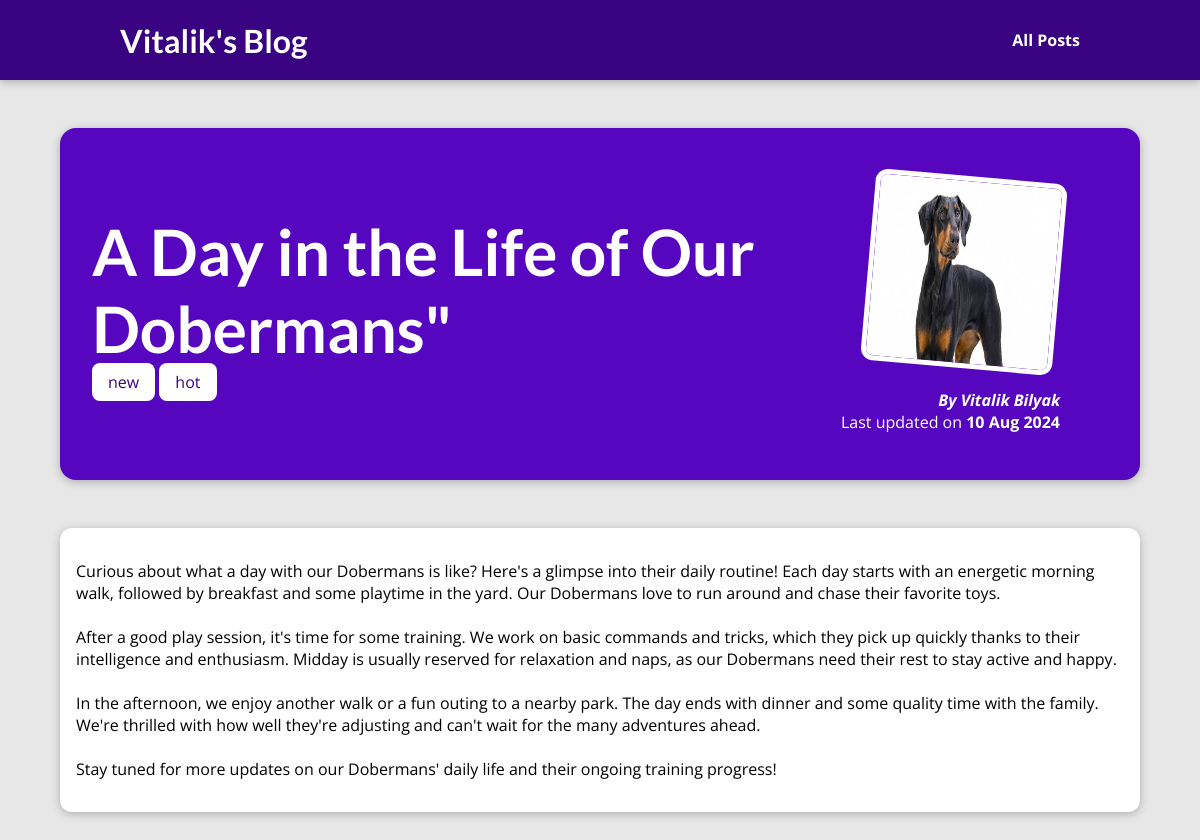
/posts/day-life-our-dobermans, run on the app's committed database.
### blog/models.py (models this page shows, shortened)
class Post(models.Model):
    title = models.CharField(max_length=150)
    excerpt = models.CharField(max_length=200)
    image_name = models.CharField(max_length=100)
    date = models.DateField(auto_now=True)
    slug = models.SlugField(unique=True, db_index=True)
    content = models.TextField(validators=[MinLengthValidator(10)])
    author = models.ForeignKey(
        Author, on_delete=models.SET_NULL, null=True,related_name="posts")
    tags = models.ManyToManyField(Tag)

class Tag(models.Model):
  caption = models.CharField(max_length=20)

class Author(models.Model):
    first_name = models.CharField(max_length=100)
    last_name = models.CharField(max_length=100)
    email_address = models.EmailField()
    def full_name(self):
        return f"{self.first_name} {self.last_name}"
    def __str__(self):
        return self.full_name()

### blog/views.py (the view)
# urls.py: path("posts/<slug:slug>", views.post_datail, name="post-datail-page")
def post_datail(request, slug):
    indentified_post= get_object_or_404(Post, slug=slug)
    return render(request, "post-detail.html" ,{
        "post": indentified_post,
        "post_tags": indentified_post.tags.all()
    })

### blog/templates/post-detail.html (shortened to what this page needs)
{% extends "base.html" %}
{% load static %}
{% block css_files %}
  <link rel="stylesheet" href="{% static "post-datail.css" %}">
{% endblock %}
{% block content %}
  <section id="summary">
    <h2>{{ post.title }}</h2>
    <div>
      {% for tag in post_tags %}
        <span class=tag>{{ tag.caption }}</span>
      {% endfor %}
    </div>
    <article>
     <img src="{% static "images/"|add:post.image_name %}" alt="{{ post.title }}">
      <address>By <a href="mailton:{{post.author.email_address }}">{{ post.author }}</a></address>
      <div>
        Last updated on <time>{{ post.date|date:'d M Y' }}</time>
      </div>
    </article>
  </section>
  <main>
    {{ post.content|linebreaks }}
  </main>
{% endblock %}

### templates/base.html (shortened to what this page needs)
{% load static %}
<!DOCTYPE html>
<html lang="en">
<head>
    <link rel="stylesheet" href="{% static "app.css" %}">
    {% block css_files %}{% endblock %}
</head>
<body>
 <header id="main-navigation">
   <h1><a href="{% url "starting-page" %}">Vitalik's Blog </a></h1>
    <nav>
      <a href="{% url "posts-page" %}">All Posts</a>
    </nav>
  </header>
   {% block content %}
   {% endblock %}
</body>
</html>

### static/app.css (style rules this page uses)
* { box-sizing: border-box; }
html { font-family: 'Open Sans', 'Lato', sans-serif; }
body { margin: 0; }
h1, h2, h3 { font-family: 'Lato', sans-serif; font-weight: bold; }
#main-navigation { width: 100%; height: 5rem; display: flex; justify-content: space-between; align-items: center; padding: 0 10%; position: absolute; top: 0; left: 0; }
#main-navigation a { text-decoration: none; color: white; font-weight: bold; }

### blog/static/post-datail.css (style rules this page uses)
body { background-color: #e7e7e7; }
#main-navigation { background-color: #390281; box-shadow: 0 2px 8px rgba(0, 0, 0, 0.25); }
#summary { margin: 8rem auto 3rem auto; padding: 2rem; width: 90%; max-width: 90rem; border-radius: 16px; background-color: #5706c0; position: relative; box-shadow: 0 2px 8px rgba(0, 0, 0, 0.25); height: 22rem; }
#summary h2 { color: white; font-size: 4rem; position: relative; z-index: 2; margin-bottom: 0.25rem; }
#summary article { position: absolute; top: 2rem; right: 3rem; padding: 1rem 2rem; border-radius: 12px; text-align: right; color: white; }
#summary article img { width: 12rem; height: 12rem; border-radius: 12px; transform: rotateZ(5deg); border: 5px solid white; margin-bottom: 1rem; z-index: 1; }
#summary address { font-weight: bold; }
#summary a { color: white; text-decoration: none; }
#summary time { font-weight: bold; }
main { width: 90%; max-width: 90rem; margin: 3rem auto; background-color: white; padding: 1rem; border-radius: 12px; box-shadow: 0 2px 8px rgba(0, 0, 0, 0.25); }
.tag { background-color: white; color: #390281; padding: 0.5rem 1rem; border-radius: 8px; width: max-content; }

### data on the page
Post: title "A Day in the Life of Our Dobermans\"", image_name (picture), author "Vitalik Bilyak", date "10 Aug 2024", content "Curious about what a day with our Dobermans is like? Here's a glimpse into their daily routine! Each day starts with an energetic morning walk, followed by breakfast and some playtime in the yard. Our Dobermans love to run around and chase their favorite toys. After a good play session, it's time for some training. We work on basic commands and tricks, which they pick up quickly thanks to their intelligence and enthusiasm. Midday is usually reserved for relaxation and naps, as our Dobermans need their rest to stay active and happy. In the afternoon, we enjoy another walk or a fun outing to a nearby park. The day ends with dinner and some quality time with the family. We're thrilled with how…"
Tag: caption "new"
Tag: caption "hot"
